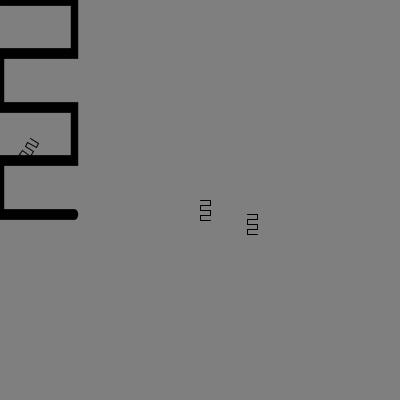
Frame 1 (no input)
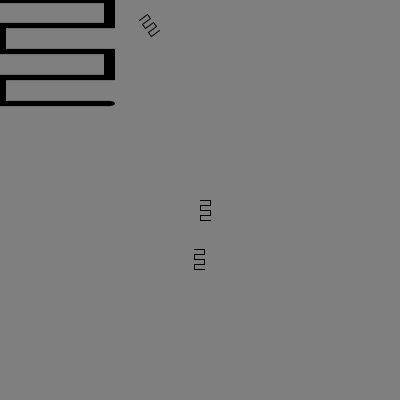
Frame 60 (the mouse pressed at the canvas centre just before this capture)
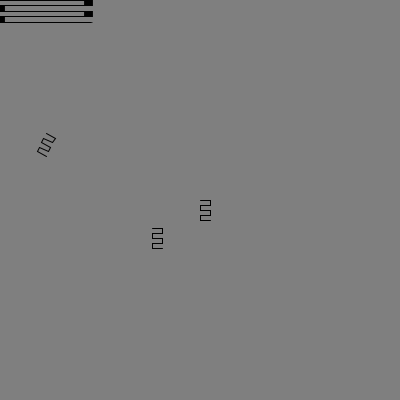
Frame 120 (the mouse held since frame 60 and released just before this capture)

The Processing sketch that drew these frames (run headless with seeded random() and noise(); from frame 60 on, the mouse is pressed at the canvas centre):

// Processing sketch: processing_43388
// ── processing_43388.pde

float [ ] [ ] points_; //array for stamp points_


void setup ( )
{
  size (400, 400);
  background (127);
  points_ = new float [10] [2];
  points_ [0][0] = 0;
  points_ [0][1] = 0;
  points_ [1][0] = 10;
  points_ [1][1] = 0;
  points_ [2][0] = 10;
  points_ [2][1] = 5;
  points_ [3][0] = 0;
  points_ [3][1] = 5;
  points_ [4][0] = 0;
  points_ [4][1] = 10;
  points_ [5][0] = 10;
  points_ [5][1] = 10;
  points_ [6][0] = 10;
  points_ [6][1] = 15;
  points_ [7][0] = 0;
  points_ [7][1] = 15;
  points_ [8][0] = 0;
  points_ [8][1] = 20;
  points_ [9][0] = 10;
  points_ [9][1] = 20;
}

void draw ( )
{
  background (127);
  
  placeRubberStamp (200, 200);
  
  pushMatrix( );
  translate (50 * cos(millis() / 900.0), 50 * sin(millis() / 1000.0));
  placeRubberStamp (200, 200);
  popMatrix( );
  
  pushMatrix( );
  scale (6 + 5*sin(millis() / 1000.0), 6 + 5*cos(millis() / 870.0));
  placeRubberStamp (0, 0);
  popMatrix( );
  
  pushMatrix( );
  rotate ((PI/4)*sin(millis() / 368.0));
  placeRubberStamp (100, 100);
  popMatrix( );
}


void placeRubberStamp (int px, int py)
{
  stroke (1);
  noFill();
  beginShape ();
  for(int i = 0; i< points_.length; i++)
  {
  vertex (points_ [i][0] + px, points_ [i][1] + py);
  
  }
  endShape ( );
}
